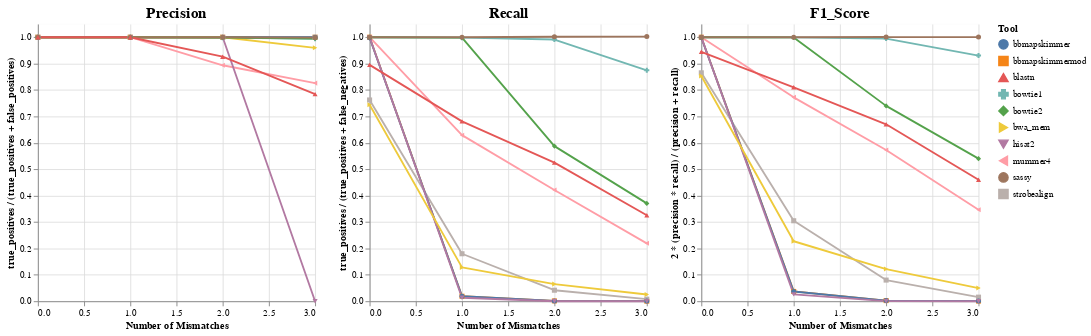

Source (notebook cell):
### Code cell
combined_chart

### Figure 1 — Vega-Lite specification as saved in the notebook (floating-point values rounded to 4 significant figures)
{"config": {"view": {"continuousWidth": 300, "continuousHeight": 300, "step": 1, "strokeWidth": 0.1}, "axis": {"grid": true, "gridOpacity": 0.9}, "title": {"anchor": "middle", "fontSize": 16}}, "hconcat": [{"mark": {"type": "trail", "color": "tool:N"}, "encoding": {"color": {"field": "tool", "type": "nominal"}, "shape": {"field": "tool", "legend": {"orient": "right", "symbolFillColor": "tool:N", "symbolStrokeColor": "tool:N", "title": "Tool"}, "type": "nominal"}, "tooltip": [{"field": "tool", "type": "nominal"}, {"field": "mismatches", "type": "quantitative"}, {"field": "precision", "type": "quantitative"}], "x": {"field": "mismatches", "title": "Number of Mismatches", "type": "quantitative"}, "y": {"field": "precision", "scale": {"domain": [0, 1.05]}, "title": "true_positives / (true_positives + false_positives)", "type": "quantitative"}}, "height": 300, "title": "Precision", "width": 300}, {"mark": {"type": "trail", "color": "tool:N"}, "encoding": {"color": {"field": "tool", "type": "nominal"}, "shape": {"field": "tool", "legend": {"orient": "right", "symbolFillColor": "tool:N", "symbolStrokeColor": "tool:N", "title": "Tool"}, "type": "nominal"}, "tooltip": [{"field": "tool", "type": "nominal"}, {"field": "mismatches", "type": "quantitative"}, {"field": "recall", "type": "quantitative"}], "x": {"field": "mismatches", "title": "Number of Mismatches", "type": "quantitative"}, "y": {"field": "recall", "scale": {"domain": [0, 1.05]}, "title": "true_positives / (true_positives + false_negatives)", "type": "quantitative"}}, "height": 300, "title": "Recall", "width": 300}, {"mark": {"type": "trail", "color": "tool:N"}, "encoding": {"color": {"field": "tool", "type": "nominal"}, "shape": {"field": "tool", "legend": {"orient": "right", "symbolFillColor": "tool:N", "symbolStrokeColor": "tool:N", "title": "Tool"}, "type": "nominal"}, "tooltip": [{"field": "tool", "type": "nominal"}, {"field": "mismatches", "type": "quantitative"}, {"field": "f1_score", "type": "quantitative"}], "x": {"field": "mismatches", "title": "Number of Mismatches", "type": "quantitative"}, "y": {"field": "f1_score", "scale": {"domain": [0, 1.05]}, "title": " 2 * (precision * recall) / (precision + recall)", "type": "quantitative"}}, "height": 300, "title": "F1_Score", "width": 300}], "data": {"name": "data-0c4e774015647d705273f6fcf8fa209b"}, "$schema": "https://vega.github.io/schema/vega-lite/v5.20.1.json", "datasets": {"data-0c4e774015647d705273f6fcf8fa209b": [{"tool": "bowtie1", "mismatches": 0, "true_positives": 12784, "false_positives": 0, "false_negatives": 0, "ground_truth_total": 12784, "precision": 1.0, "recall": 1.0, "f1_score": 1.0}, {"tool": "bowtie1", "mismatches": 1, "true_positives": 12995, "false_positives": 0, "false_negatives": 21, "ground_truth_total": 13016, "precision": 1.0, "recall": 0.9984, "f1_score": 0.9992}, {"tool": "bowtie1", "mismatches": 2, "true_positives": 13022, "false_positives": 20, "false_negatives": 115, "ground_truth_total": 13137, "precision": 0.9985, "recall": 0.9912, "f1_score": 0.9948}, {"tool": "bowtie1", "mismatches": 3, "true_positives": 13051, "false_positives": 79, "false_negatives": 1867, "ground_truth_total": 14918, "precision": 0.994, "recall": 0.8748, "f1_score": 0.9306}, {"tool": "bbmapskimmermod", "mismatches": 0, "true_positives": 12784, "false_positives": 0, "false_negatives": 0, "ground_truth_total": 12784, "precision": 1.0, "recall": 1.0, "f1_score": 1.0}, {"tool": "bbmapskimmermod", "mismatches": 1, "true_positives": 246, "false_positives": 0, "false_negatives": 12770, "ground_truth_total": 13016, "precision": 1.0, "recall": 0.0189, "f1_score": 0.0371}, {"tool": "bbmapskimmermod", "mismatches": 2, "true_positives": 16, "false_positives": 0, "false_negatives": 13121, "ground_truth_total": 13137, "precision": 1.0, "recall": 0.001218, "f1_score": 0.002433}, {"tool": "bbmapskimmermod", "mismatches": 3, "true_positives": 5, "false_positives": 0, "false_negatives": 14913, "ground_truth_total": 14918, "precision": 1.0, "recall": 0.0003352, "f1_score": 0.0006701}, {"tool": "strobealign", "mismatches": 0, "true_positives": 9746, "false_positives": 0, "false_negatives": 3038, "ground_truth_total": 12784, "precision": 1.0, "recall": 0.7624, "f1_score": 0.8652}, {"tool": "strobealign", "mismatches": 1, "true_positives": 2340, "false_positives": 0, "false_negatives": 10676, "ground_truth_total": 13016, "precision": 1.0, "recall": 0.1798, "f1_score": 0.3048}, {"tool": "strobealign", "mismatches": 2, "true_positives": 548, "false_positives": 0, "false_negatives": 12589, "ground_truth_total": 13137, "precision": 1.0, "recall": 0.04171, "f1_score": 0.08009}, {"tool": "strobealign", "mismatches": 3, "true_positives": 116, "false_positives": 0, "false_negatives": 14802, "ground_truth_total": 14918, "precision": 1.0, "recall": 0.007776, "f1_score": 0.01543}, {"tool": "mummer4", "mismatches": 0, "true_positives": 12784, "false_positives": 0, "false_negatives": 0, "ground_truth_total": 12784, "precision": 1.0, "recall": 1.0, "f1_score": 1.0}, {"tool": "mummer4", "mismatches": 1, "true_positives": 8187, "false_positives": 0, "false_negatives": 4829, "ground_truth_total": 13016, "precision": 1.0, "recall": 0.629, "f1_score": 0.7722}, {"tool": "mummer4", "mismatches": 2, "true_positives": 5537, "false_positives": 658, "false_negatives": 7600, "ground_truth_total": 13137, "precision": 0.8938, "recall": 0.4215, "f1_score": 0.5728}, {"tool": "mummer4", "mismatches": 3, "true_positives": 3271, "false_positives": 688, "false_negatives": 11647, "ground_truth_total": 14918, "precision": 0.8262, "recall": 0.2193, "f1_score": 0.3466}, {"tool": "bbmapskimmer", "mismatches": 0, "true_positives": 12759, "false_positives": 0, "false_negatives": 25, "ground_truth_total": 12784, "precision": 1.0, "recall": 0.998, "f1_score": 0.999}, {"tool": "bbmapskimmer", "mismatches": 1, "true_positives": 245, "false_positives": 0, "false_negatives": 12771, "ground_truth_total": 13016, "precision": 1.0, "recall": 0.01882, "f1_score": 0.03695}, {"tool": "bbmapskimmer", "mismatches": 2, "true_positives": 15, "false_positives": 0, "false_negatives": 13122, "ground_truth_total": 13137, "precision": 1.0, "recall": 0.001142, "f1_score": 0.002281}, {"tool": "bbmapskimmer", "mismatches": 3, "true_positives": 6, "false_positives": 0, "false_negatives": 14912, "ground_truth_total": 14918, "precision": 1.0, "recall": 0.0004022, "f1_score": 0.0008041}, {"tool": "hisat2", "mismatches": 0, "true_positives": 12784, "false_positives": 0, "false_negatives": 0, "ground_truth_total": 12784, "precision": 1.0, "recall": 1.0, "f1_score": 1.0}, {"tool": "hisat2", "mismatches": 1, "true_positives": 170, "false_positives": 0, "false_negatives": 12846, "ground_truth_total": 13016, "precision": 1.0, "recall": 0.01306, "f1_score": 0.02578}, {"tool": "hisat2", "mismatches": 2, "true_positives": 1, "false_positives": 0, "false_negatives": 13136, "ground_truth_total": 13137, "precision": 1.0, "recall": 7.612e-05, "f1_score": 0.0001522}, {"tool": "hisat2", "mismatches": 3, "true_positives": 0, "false_positives": 0, "false_negatives": 14918, "ground_truth_total": 14918, "precision": 0.0, "recall": 0.0, "f1_score": 0.0}, {"tool": "bwa_mem", "mismatches": 0, "true_positives": 9512, "false_positives": 0, "false_negatives": 3272, "ground_truth_total": 12784, "precision": 1.0, "recall": 0.7441, "f1_score": 0.8532}, {"tool": "bwa_mem", "mismatches": 1, "true_positives": 1668, "false_positives": 0, "false_negatives": 11348, "ground_truth_total": 13016, "precision": 1.0, "recall": 0.1281, "f1_score": 0.2272}, {"tool": "bwa_mem", "mismatches": 2, "true_positives": 852, "false_positives": 0, "false_negatives": 12285, "ground_truth_total": 13137, "precision": 1.0, "recall": 0.06485, "f1_score": 0.1218}, {"tool": "bwa_mem", "mismatches": 3, "true_positives": 382, "false_positives": 16, "false_negatives": 14536, "ground_truth_total": 14918, "precision": 0.9598, "recall": 0.02561, "f1_score": 0.04988}, {"tool": "bowtie2", "mismatches": 0, "true_positives": 12784, "false_positives": 0, "false_negatives": 0, "ground_truth_total": 12784, "precision": 1.0, "recall": 1.0, "f1_score": 1.0}, {"tool": "bowtie2", "mismatches": 1, "true_positives": 12995, "false_positives": 0, "false_negatives": 21, "ground_truth_total": 13016, "precision": 1.0, "recall": 0.9984, "f1_score": 0.9992}, {"tool": "bowtie2", "mismatches": 2, "true_positives": 7719, "false_positives": 8, "false_negatives": 5418, "ground_truth_total": 13137, "precision": 0.999, "recall": 0.5876, "f1_score": 0.7399}, {"tool": "bowtie2", "mismatches": 3, "true_positives": 5529, "false_positives": 26, "false_negatives": 9389, "ground_truth_total": 14918, "precision": 0.9953, "recall": 0.3706, "f1_score": 0.5401}, {"tool": "sassy", "mismatches": 0, "true_positives": 12784, "false_positives": 0, "false_negatives": 0, "ground_truth_total": 12784, "precision": 1.0, "recall": 1.0, "f1_score": 1.0}, {"tool": "sassy", "mismatches": 1, "true_positives": 13016, "false_positives": 0, "false_negatives": 0, "ground_truth_total": 13016, "precision": 1.0, "recall": 1.0, "f1_score": 1.0}, {"tool": "sassy", "mismatches": 2, "true_positives": 13159, "false_positives": 0, "false_negatives": 0, "ground_truth_total": 13137, "precision": 1.0, "recall": 1.002, "f1_score": 1.001}, {"tool": "sassy", "mismatches": 3, "true_positives": 14955, "false_positives": 22, "false_negatives": 0, "ground_truth_total": 14918, "precision": 0.9985, "recall": 1.002, "f1_score": 1.001}, {"tool": "blastn", "mismatches": 0, "true_positives": 11446, "false_positives": 0, "false_negatives": 1338, "ground_truth_total": 12784, "precision": 1.0, "recall": 0.8953, "f1_score": 0.9448}, {"tool": "blastn", "mismatches": 1, "true_positives": 8866, "false_positives": 0, "false_negatives": 4150, "ground_truth_total": 13016, "precision": 1.0, "recall": 0.6812, "f1_score": 0.8103}, {"tool": "blastn", "mismatches": 2, "true_positives": 6898, "false_positives": 549, "false_negatives": 6239, "ground_truth_total": 13137, "precision": 0.9263, "recall": 0.5251, "f1_score": 0.6702}, {"tool": "blastn", "mismatches": 3, "true_positives": 4855, "false_positives": 1335, "false_negatives": 10063, "ground_truth_total": 14918, "precision": 0.7843, "recall": 0.3254, "f1_score": 0.46}]}}
